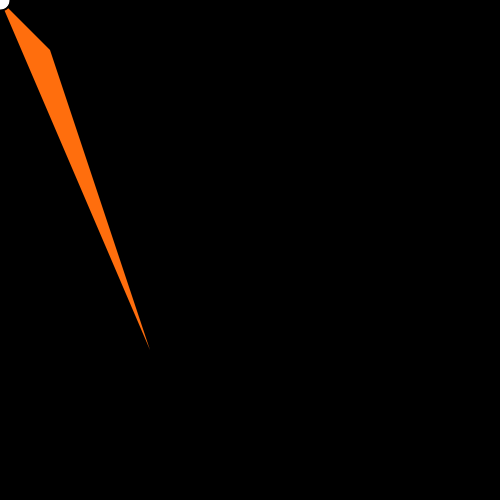
Frame 1 (no input)
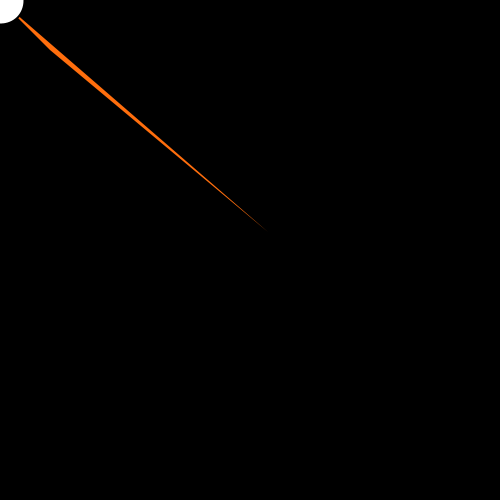
Frame 60 (the mouse pressed at the canvas centre just before this capture)
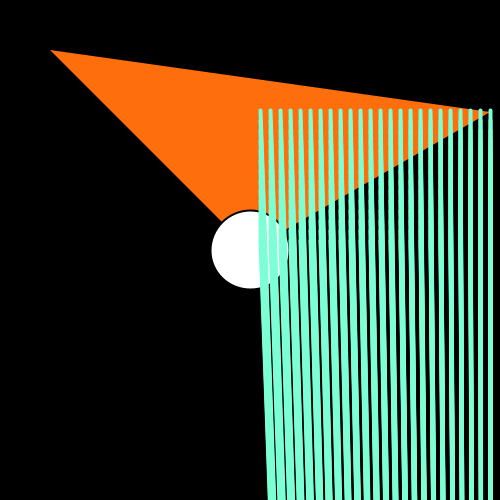
Frame 120 (the mouse held since frame 60 and released just before this capture)

The Processing sketch that drew these frames (run headless with seeded random() and noise(); from frame 60 on, the mouse is pressed at the canvas centre):

// Processing sketch: flomarc0
// ── flomarc0.pde
//Universidad del Desarrollo
//Facultad de Diseño
//Diseño Digital
//6to semestre
//Expresión Digital II
//13 de septiembre, 2017
//Florencia Martínez V.
/*
NO HAY DESCRIPCIÓN DE RESULTADO Y USO
*/
float x, y, x1, y1, r, s; //declaración de variables
color blanco; //declaracion color blanco
color negro; // decalración color negro
color naranjo; //declaración color naranjo
color verde; //declaración color verde


void setup(){ //inicio ámbito de setup
  size(500,500); // determino el tamaño del canvas
  x = 150; //inicializo x con un valor
  y = 350; //inicializo y con un valor
  x1 = 490; //inicializo x1 con un valor
  y1 = 490; //inicializo y1 con un valor
  r = 20; //inicializo r con un valor
  s = 20; //inicializo s con un valor
  naranjo = #FF6E0D; //inicializo la variable naranjo con un código de color
  verde = #7CFFD4; //inicializo la variable verde con un código de color
  blanco = #FFFFFF; //inicializo la variable blanco con un código de color
  negro = #000000; //inicializo la variable negro con un código de color
} //fin ámbito setup


void draw(){ //inicio ámbito dibujo
  background(negro); // determino el color de fondo

  //dibujo un triangulo de color naranjo y sin borde
  noStroke();
  fill(naranjo);
  triangle(mouseX, mouseY, x, y, 50, 50); //los puntos son la posición del mouse, dos variables declaradas e inicializadas previamente y los otros dos puntos estaticos

  //dibujo un circulo de color blanco con borde negro y ancho de borde de 2px
   stroke(negro);
   fill(blanco);
   strokeWeight(2);
   ellipse(mouseX, mouseY, r, s); //los puntos son la posición del mouse y dos variables declaradas e inicializadas previamente

  //modificadores
  x += 2; //x aumenta su valor en 2
  y -= 2; //y disminuye su valor en 2
  r += 0.5; //r aumenta su valor en 0,5
  s += 0.5;// s aumenta su valor en 0.5


  //loop init, text, update
  for (float i = x1; i > width - mouseX; i -= 10){ //for loop con i para x1

    for(float j = y; j < height - mouseY; j += 10){ //for loop con j para y

    // línea de color verde, de grosor 4px, cuyos puntos son i, j, y dos variables declaradas e inicializadas previamente
      stroke(verde);
      strokeWeight(4);
      line (i, j, x, y1);
      //modificadores
      x += 0.5; //x aumenta su valor en 0,5
      y1 += 0.5; //y1 aumenta su valor en 0,5

      if (x > 490){ // si x es menor a 490 se reducirá en 3
       x -= 3;
      }

      if (y > 490) { // si y es mayor a 490 se multiplicará por -1
       y *= -1;
      }
    }
  }
} //fin ámbito dibujo

void keyPressed(){ //inicio ámbito de presión de teclas
  if (key == 'v') { //si apreto la v el verde se convertirá en blanco
  verde = blanco;
  }
  if (key == 'b') { //si apreto la b el naranjo se convertirá en verde
  naranjo = verde;
  }
  if (key == 'n') { //si apreto la n el negro se convertirá en un verde oscuro
  negro = #00A02C;
  }
  if (key == 'm') { //si apreto la m el blanco se convertirá en un verde claro
  blanco = #85F016;
  }
  if (key == ' ') { //si apreto el espacio el tamaño del circulo disminuirá si estaba creciendo o aumentará si estaba achicandose
  r *= -1;
  s *= -1;
  }
} //fin ámbito presión de teclas
